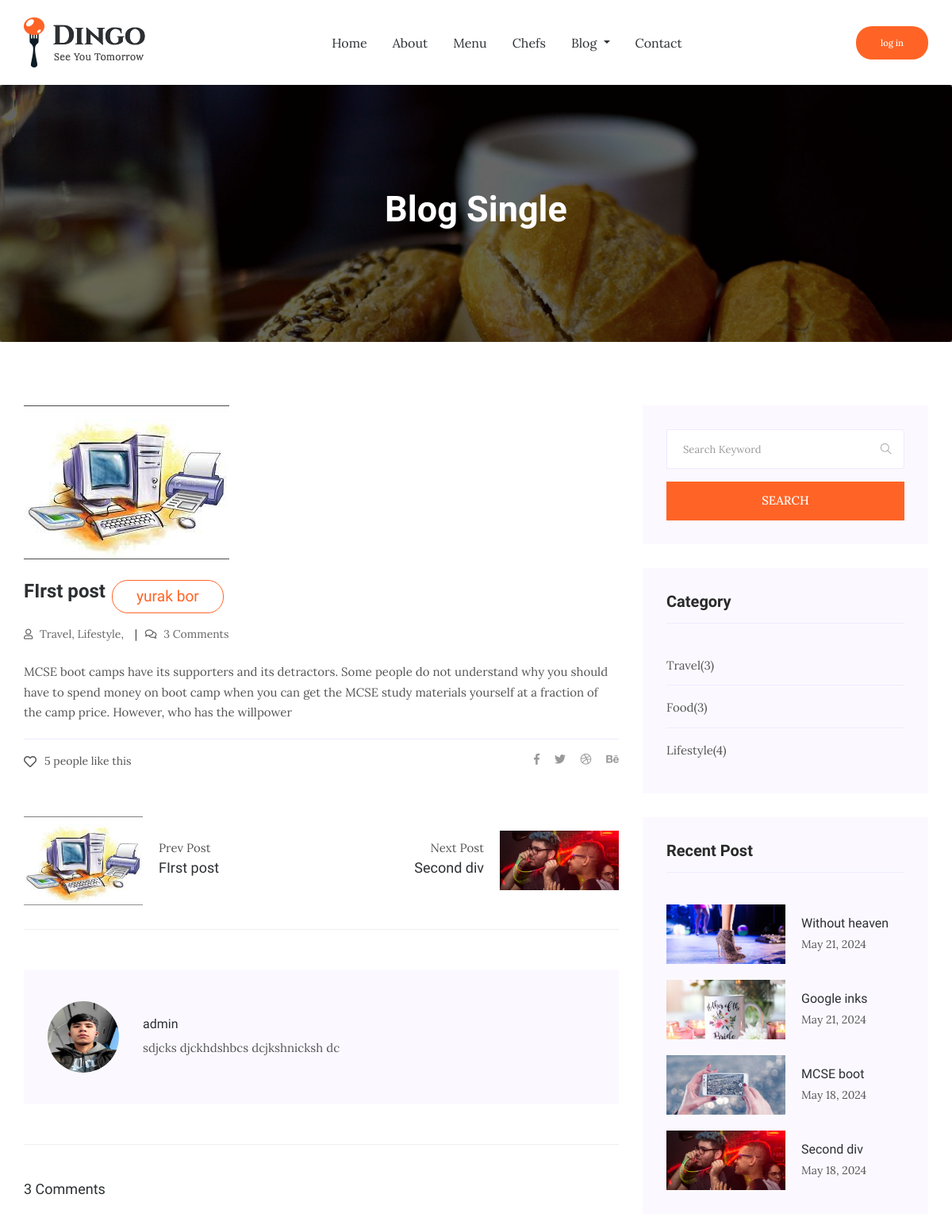
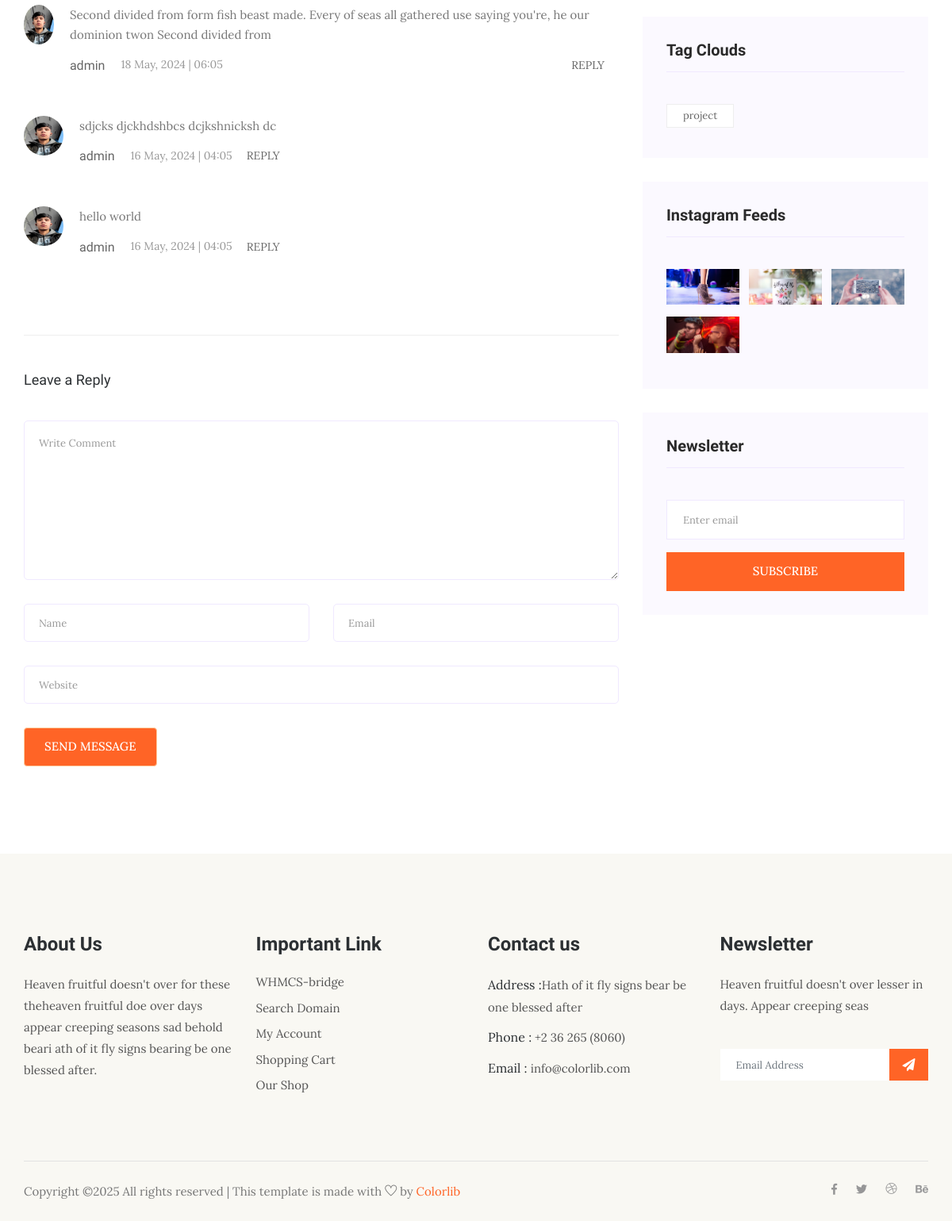
Page /blog/1/ on the committed database (2 pictures, top to bottom).
### blogapp/models.py (models this page shows, shortened)
class Post(models.Model):
    title = models.CharField(verbose_name='Title', max_length=200)
    content = models.TextField(verbose_name='Content')
    category = models.ManyToManyField(Category, verbose_name='Category')
    image = models.ImageField(verbose_name='Image', upload_to='blog/')
    likes = models.IntegerField(verbose_name='Likes', default=0)
    created = models.DateTimeField(verbose_name='Created', auto_now_add=True)
    updated = models.DateTimeField(verbose_name='Updated', auto_now=True)
    def get_absolut_url(self) -> object:
        return reverse('single-blog', kwargs={'pk': str(self.pk)})

class Category(models.Model):
    category_name = models.CharField(verbose_name='Category name', max_length=50)

class Comments(models.Model):
    user = models.ForeignKey(User, verbose_name='User', on_delete=models.PROTECT)
    post = models.ForeignKey('Post', verbose_name='Comments', on_delete=models.CASCADE)
    message = models.TextField(verbose_name='Comments')
    best_comment = models.BooleanField(verbose_name='Best Comment', default=False)
    created = models.DateTimeField(verbose_name='Created', auto_now_add=True)

class User(AbstractUser):
    avatar = models.ImageField(upload_to="user/avatar/")

### blogapp/views.py (the view)
# urls.py: path('<int:pk>/', SingleBlogView.as_view(), name='single-blog'),
class SingleBlogView(DetailView):
    model = Post
    template_name = 'single-blog.html'
    context_object_name = 'post'
    def post(self, request, pk):
        p = Post.objects.get(id=pk)
        p.likes += 1
        p.save()
        return redirect('single-blog', pk=p.id)
    def get_context_data(self, **kwargs):
        context = super().get_context_data(**kwargs)
        posts = Post.objects.all()
        index = list(posts).index(self.object)
        context['posts'] = posts
        try:
            context['previous'] = posts[index - 1]
        except:
            context['previous'] = posts[index]
        try:
            context['next'] = posts[index + 1]
        except:
            context['next'] = posts[index]
        context['categories'] = Category.objects.all()
        context['recent'] = Post.objects.all().order_by('-created')[:4]
        try:
            context['best'] = Comments.objects.filter(Q(post=self.object) & Q(best_comment=True))[0]
        except:
            context['best'] = None
        context['comments'] = Comments.objects.filter(post=self.object)
        return context

### templates/single-blog.html (shortened to what this page needs)
{% extends 'base.html' %}
{% load static %}
{% block content %}
   <section class="breadcrumb breadcrumb_bg">
      <div class="container">
         <div class="row">
            <div class="col-lg-12">
               <div class="breadcrumb_iner text-center">
                  <div class="breadcrumb_iner_item">
                     <h2>Blog Single</h2>
                  </div>
               </div>
            </div>
         </div>
      </div>
   </section>
   <section class="blog_area single-post-area section_padding">
      <div class="container">
         <div class="row">
            <div class="col-lg-8 posts-list">
               <div class="single-post">
                  <div class="feature-img">
                     <img class="img-fluid" src="{{ post.image.url }}" alt="">
                  </div>
                  <div class="blog_details">
                     <h2 class="d-flex">
                        {{ post.title }}
                        <form class="ml-2" method="post">
                           <input class="genric-btn primary-border circle" type="submit" value="yurak bor">
                        </form>
                     </h2>
                     <ul class="blog-info-link mt-3 mb-4">
                           <li><a href="#"><i class="far fa-user"></i>
                              {% for foo in post.category.all %}
                                 {{ foo.category_name}},
                              {% endfor %}
                           </a></li>
                        <li><a href="#"><i class="far fa-comments"></i> {{ post.comments_set.count }} Comments</a></li>
                     </ul>
                    <p>{{ post.content }}</p>
                  </div>
               </div>
               <div class="navigation-top">
                  <div class="d-sm-flex justify-content-between text-center">
                     <p class="like-info"><span class="align-middle"><i class="far fa-heart"></i></span>{{ post.likes }} people like this</p>
                     <div class="col-sm-4 text-center my-2 my-sm-0">
                     </div>
                     <ul class="social-icons">
                        <li><a href="#"><i class="fab fa-facebook-f"></i></a></li>
                        <li><a href="#"><i class="fab fa-twitter"></i></a></li>
                        <li><a href="#"><i class="fab fa-dribbble"></i></a></li>
                        <li><a href="#"><i class="fab fa-behance"></i></a></li>
                     </ul>
                  </div>
                  <div class="navigation-area">
                     <div class="row">
                           <div
                           class="col-lg-6 col-md-6 col-12 nav-left flex-row d-flex justify-content-start align-items-center">
                           <div class="thumb">
                              <a href="{{ previous.get_absolut_url }}">
                                 <img class="img-fluid" src="{{ previous.image.url }}" alt="" width="150">
                              </a>
                           </div>
                           <div class="arrow">
                              <a href="{{ previous.get_absolut_url }}">
                              </a>
                           </div>
                           <div class="detials">
                              <p>Prev Post</p>
                              <a href="{{ previous.get_absolut_url }}">
                                 <h4>{{ previous.title }}</h4>
                              </a>
                           </div>
                        </div>
                        <div
                           class="col-lg-6 col-md-6 col-12 nav-right flex-row d-flex justify-content-end align-items-center">
                           <div class="detials">
                              <p>Next Post</p>
                              <a href="{{ next.get_absolut_url }}">
                                 <h4>{{ next.title }}</h4>
                              </a>
                           </div>
                           <div class="arrow">
                              <a href="{{ next.get_absolut_url }}">
                              </a>
                           </div>
                           <div class="thumb">
                              <a href="{{ next.get_absolut_url }}">
                                 <img class="img-fluid" src="{{ next.image.url }}" alt="" width="150">
                              </a>
                           </div>
                        </div>
                     </div>
                  </div>
               </div>
               <div class="blog-author">
                  <div class="media align-items-center">
                     <img src="{{ best.user.avatar.url }}" alt="">
                     <div class="media-body">
                        <a href="#">
                           <h4>{{ best.user.username }}</h4>
                        </a>
                        <p>{{ best.message }}</p>
                     </div>
                  </div>
               </div>
               <div class="comments-area">
                  <h4>{{ comments.count }} Comments</h4>
                  {% for comment in comments %}
                     <div class="comment-list">
                     <div class="single-comment justify-content-between d-flex">
                        <div class="user justify-content-between d-flex">
                           <div class="thumb">
                              <img src="{{ comment.user.avatar.url }}" alt="" style="width: 50px; height: 50px">
                           </div>
                           <div class="desc">
                              <p class="comment">
                              {{ comment.message }}
                              </p>
                              <div class="d-flex justify-content-between">
                                 <div class="d-flex align-items-center">
                                    <h5>
                                       <a href="#">{{ comment.user.username }}</a>
                                    </h5>
                                    <p class="date">{{ comment.created|date:"H M, Y | h:m "}}</p>
                                 </div>
                                 <div class="reply-btn">
                                    <a href="#" class="btn-reply text-uppercase">reply</a>
                                 </div>
                              </div>
                           </div>
                        </div>
                     </div>
                  </div>
                  {% endfor %}
               </div>
               <div class="comment-form">
                  <h4>Leave a Reply</h4>
                  <form class="form-contact comment_form" action="#" id="commentForm">
                     <div class="row">
                        <div class="col-12">
                           <div class="form-group">
                              <textarea class="form-control w-100" name="comment" id="comment" cols="30" rows="9"
                                 placeholder="Write Comment"></textarea>
                           </div>
                        </div>
                        <div class="col-sm-6">
                           <div class="form-group">
                              <input class="form-control" name="name" id="name" type="text" placeholder="Name">
                           </div>
                        </div>
                        <div class="col-sm-6">
                           <div class="form-group">
                              <input class="form-control" name="email" id="email" type="email" placeholder="Email">
                           </div>
                        </div>
                        <div class="col-12">
                           <div class="form-group">
                              <input class="form-control" name="website" id="website" type="text" placeholder="Website">
                           </div>
                        </div>
                     </div>
                     <div class="form-group">
                        <button type="submit" class="button button-contactForm">Send Message</button>
                     </div>
                  </form>
               </div>
            </div>
            <div class="col-lg-4">
               {% include 'side.html' %}
            </div>
         </div>
      </div>
   </section>
{% endblock content %}

### templates/side.html
                    <div class="blog_right_sidebar">
                        <aside class="single_sidebar_widget search_widget">
                            <form action="#">
                                <div class="form-group">
                                    <div class="input-group mb-3">
                                        <input type="text" class="form-control" placeholder='Search Keyword'
                                            onfocus="this.placeholder = ''"
                                            onblur="this.placeholder = 'Search Keyword'">
                                        <div class="input-group-append">
                                            <button class="btn" type="button"><i class="ti-search"></i></button>
                                        </div>
                                    </div>
                                </div>
                                <button class="button rounded-0 primary-bg text-white w-100 btn_4"
                                    type="submit">Search</button>
                            </form>
                        </aside>
                        <aside class="single_sidebar_widget post_category_widget">
                            <h4 class="widget_title">Category</h4>
                            <ul class="list cat-list">
                                {% for c in categories %}
                                <li>
                                    <a href="#" class="d-flex">
                                        <p>{{ c.category_name }}</p>
                                        <p>({{ c.post_set.count }})</p>
                                    </a>
                                </li>
                                {% endfor %}
                            </ul>
                        </aside>
                        <aside class="single_sidebar_widget popular_post_widget">
                            <h3 class="widget_title">Recent Post</h3>
                            {% for post in recent %}
                                <div class="media post_item">
                                <img src="{{ post.image.url }}" alt="post" width="150">
                                <div class="media-body">
                                    <a href="{{ post.get_obsalut_url}} ">
                                        <h3>{{ post.title }}</h3>
                                    </a>
                                    <p>{{ post.created|date:'M H, Y' }}</p>
                                </div>
                            </div>
                            {% endfor %}
                        </aside>
                        <aside class="single_sidebar_widget tag_cloud_widget">
                            <h4 class="widget_title">Tag Clouds</h4>
                            <ul class="list">
                                <li>
                                    <a href="#">project</a>
                                </li>
                            </ul>
                        </aside>
                        <aside class="single_sidebar_widget instagram_feeds">
                            <h4 class="widget_title">Instagram Feeds</h4>
                            <ul class="instagram_row flex-wrap">
                                {% for p in recent %}
                                <li>
                                    <a href="{{ p.get_absolut_url}}">
                                        <img class="img-fluid" src="{{ p.image.url }}" alt="">
                                    </a>
                                </li>
                                {% endfor %}
                            </ul>
                        </aside>
                        <aside class="single_sidebar_widget newsletter_widget">
                            <h4 class="widget_title">Newsletter</h4>
                            <form action="#">
                                <div class="form-group">
                                    <input type="email" class="form-control" onfocus="this.placeholder = ''"
                                        onblur="this.placeholder = 'Enter email'" placeholder='Enter email' required>
                                </div>
                                <button class="button rounded-0 primary-bg text-white w-100 btn_4"
                                    type="submit">Subscribe</button>
                            </form>
                        </aside>
                    </div>

### static/css/all.css (style rules this page uses)
.fa, .fas, .far, .fal, .fab { -moz-osx-font-smoothing: grayscale; -webkit-font-smoothing: antialiased; display: inline-block; font-style: normal; font-variant: normal; text-rendering: auto; line-height: 1; }
.fa-behance:before { content: "\f1b4"; }
.fa-comments:before { content: "\f086"; }
.fa-dribbble:before { content: "\f17d"; }
.fa-facebook-f:before { content: "\f39e"; }
.fa-heart:before { content: "\f004"; }
.fa-twitter:before { content: "\f099"; }
.fa-user:before { content: "\f007"; }
.fab { font-family: 'Font Awesome 5 Brands'; }
.far { font-family: 'Font Awesome 5 Free'; font-weight: 400; }

### rows in the picture
Post: image (picture), title "FIrst post", comments_set.count "3", content "MCSE boot camps have its supporters and its detractors. Some people do not understand why you should have to spend money on boot camp when you can get the MCSE study materials yourself at a fraction of the camp price. However, who has the willpower", likes "5"
Category: category_name "Travel", post_set.count "3"
Category: category_name "Lifestyle", post_set.count "4"
Post: title "Second div", image (picture), created "May 18, 2024"
Comments: user.avatar (picture), user.username "admin", message "sdjcks djckhdshbcs dcjkshnicksh dc", created|h "16 May, 2024 | 04:05"
Comments: user.avatar (picture), message "Second divided from form fish beast made. Every of seas all gathered use saying you're, he our dominion twon Second divided from", user.username "admin", created|h "18 May, 2024 | 06:05"
Comments: user.avatar (picture), message "hello world", user.username "admin", created|h "16 May, 2024 | 04:05"
Category: category_name "Food", post_set.count "3"
Post: image (picture), title "Without heaven", created "May 21, 2024"
Post: image (picture), title "Google inks", created "May 21, 2024"
Post: image (picture), title "MCSE boot", created "May 18, 2024"

### other values in the picture
{{ comments.count }} "3"
